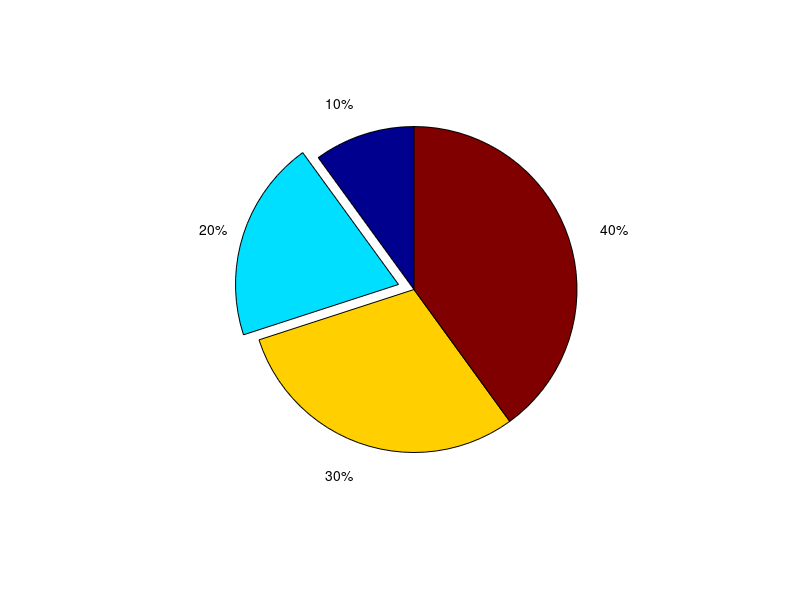
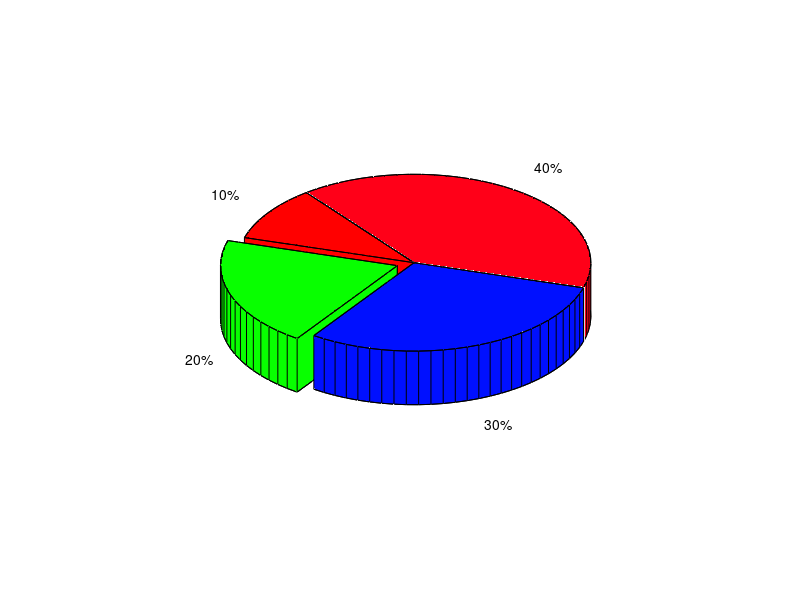

These figures' MATLAB source, in order:
%pie函数 :饼图
x=[1 2 3 4];
explode=[0 1 0 0];
figure(1)
pie(x,explode) %按占比分
colormap jet
figure(2)
pie3(x,explode) %3维
colormap hsv